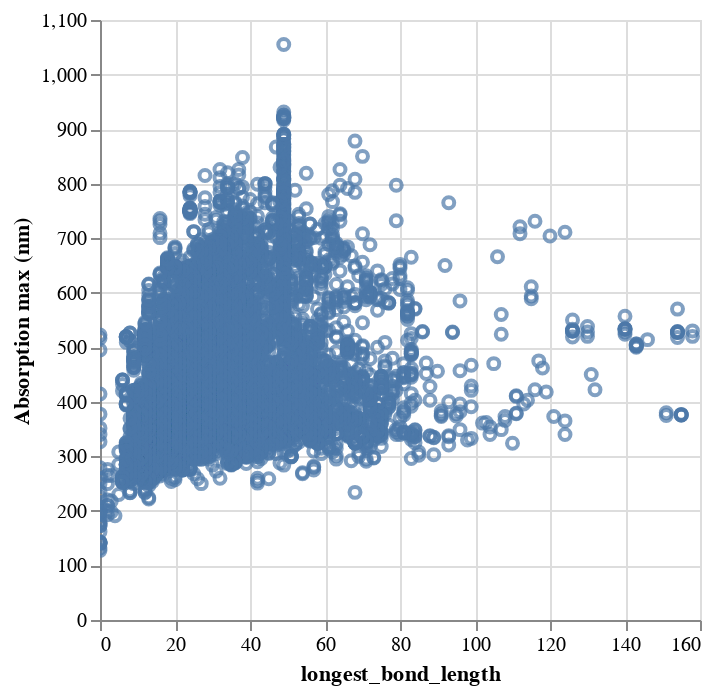

Here is the notebook cell this chart was saved with:
### Code cell
df.drop("longest_bond_indices").plot.scatter(x="longest_bond_length", y="Absorption max (nm)")

### Figure 1 — Vega specification as saved in the notebook (floating-point values rounded to 4 significant figures; data arrays with more than 128 entries replaced by an {"elided": "..."} marker saying what was removed)
{"$schema": "https://vega.github.io/schema/vega/v5.json", "data": [{"name": "param_1_store"}, {"name": "source_0", "values": {"elided": "17295 records"}}, {"name": "source_0_x_domain_longest_bond_length", "values": [{"min": 0, "max": 158}]}, {"name": "source_0_y_domain_Absorption max (nm)", "values": [{"min": 127.7, "max": 1055.0}]}], "signals": [{"name": "unit", "value": {}, "on": [{"events": "pointermove", "update": "isTuple(group()) ? group() : unit"}]}, {"name": "param_1", "update": "vlSelectionResolve(\"param_1_store\", \"union\")"}, {"name": "param_1_longest_bond_length", "on": [{"events": [{"source": "view", "type": "dblclick"}], "update": "null"}, {"events": {"signal": "param_1_translate_delta"}, "update": "panLinear(param_1_translate_anchor.extent_x, -param_1_translate_delta.x / width)"}, {"events": {"signal": "param_1_zoom_delta"}, "update": "zoomLinear(domain(\"x\"), param_1_zoom_anchor.x, param_1_zoom_delta)"}]}, {"name": "param_1_Absorption_max__nm_", "on": [{"events": [{"source": "view", "type": "dblclick"}], "update": "null"}, {"events": {"signal": "param_1_translate_delta"}, "update": "panLinear(param_1_translate_anchor.extent_y, param_1_translate_delta.y / height)"}, {"events": {"signal": "param_1_zoom_delta"}, "update": "zoomLinear(domain(\"y\"), param_1_zoom_anchor.y, param_1_zoom_delta)"}]}, {"name": "param_1_tuple", "on": [{"events": [{"signal": "param_1_longest_bond_length || param_1_Absorption_max__nm_"}], "update": "param_1_longest_bond_length && param_1_Absorption_max__nm_ ? {unit: \"\", fields: param_1_tuple_fields, values: [param_1_longest_bond_length,param_1_Absorption_max__nm_]} : null"}]}, {"name": "param_1_tuple_fields", "value": [{"field": "longest_bond_length", "channel": "x", "type": "R"}, {"field": "Absorption max (nm)", "channel": "y", "type": "R"}]}, {"name": "param_1_translate_anchor", "value": {}, "on": [{"events": [{"source": "scope", "type": "pointerdown"}], "update": "{x: x(unit), y: y(unit), extent_x: domain(\"x\"), extent_y: domain(\"y\")}"}]}, {"name": "param_1_translate_delta", "value": {}, "on": [{"events": [{"source": "window", "between": [{"source": "scope", "type": "pointerdown"}, {"source": "window", "type": "pointerup"}], "type": "pointermove", "consume": true}], "update": "{x: param_1_translate_anchor.x - x(unit), y: param_1_translate_anchor.y - y(unit)}"}]}, {"name": "param_1_zoom_anchor", "on": [{"events": [{"source": "scope", "type": "wheel", "consume": true}], "update": "{x: invert(\"x\", x(unit)), y: invert(\"y\", y(unit))}"}]}, {"name": "param_1_zoom_delta", "on": [{"events": [{"source": "scope", "type": "wheel", "consume": true}], "update": "pow(1.001, event.deltaY * pow(16, event.deltaMode))", "force": true}]}, {"name": "param_1_modify", "on": [{"events": {"signal": "param_1_tuple"}, "update": "modify(\"param_1_store\", param_1_tuple, true)"}]}], "marks": [{"type": "symbol", "name": "marks", "from": {"data": "source_0"}, "encode": {"update": {"y": {"field": "Absorption max (nm)", "scale": "y"}, "opacity": {"value": 0.7}, "fill": {"value": "transparent"}, "x": {"field": "longest_bond_length", "scale": "x"}, "tooltip": {"signal": "{\"longest_bond_length\": format(datum[\"longest_bond_length\"], \"\"), \"Absorption max (nm)\": format(datum[\"Absorption max (nm)\"], \"\")}"}, "stroke": {"value": "#4c78a8"}}}, "style": ["point"], "clip": true, "interactive": true}], "scales": [{"name": "x", "type": "linear", "domain": [{"signal": "(data(\"source_0_x_domain_longest_bond_length\")[0] || {}).min"}, {"signal": "(data(\"source_0_x_domain_longest_bond_length\")[0] || {}).max"}], "range": [0, {"signal": "width"}], "nice": true, "domainRaw": {"signal": "param_1[\"longest_bond_length\"]"}, "zero": true}, {"name": "y", "type": "linear", "domain": [{"signal": "(data(\"source_0_y_domain_Absorption max (nm)\")[0] || {}).min"}, {"signal": "(data(\"source_0_y_domain_Absorption max (nm)\")[0] || {}).max"}], "range": [{"signal": "height"}, 0], "zero": true, "nice": true, "domainRaw": {"signal": "param_1[\"Absorption max (nm)\"]"}}], "axes": [{"scale": "x", "aria": false, "tickCount": {"signal": "ceil(width/40)"}, "gridScale": "y", "grid": true, "maxExtent": 0, "zindex": 0, "labels": false, "orient": "bottom", "domain": false, "minExtent": 0, "ticks": false}, {"scale": "y", "gridScale": "x", "labels": false, "zindex": 0, "tickCount": {"signal": "ceil(height/40)"}, "domain": false, "orient": "left", "maxExtent": 0, "minExtent": 0, "grid": true, "ticks": false, "aria": false}, {"scale": "x", "tickCount": {"signal": "ceil(width/40)"}, "grid": false, "orient": "bottom", "labelOverlap": true, "labelFlush": true, "zindex": 0, "title": "longest_bond_length"}, {"scale": "y", "zindex": 0, "grid": false, "orient": "left", "title": "Absorption max (nm)", "labelOverlap": true, "tickCount": {"signal": "ceil(height/40)"}}], "style": "cell", "width": 300, "padding": 5, "background": "white", "height": 300}
